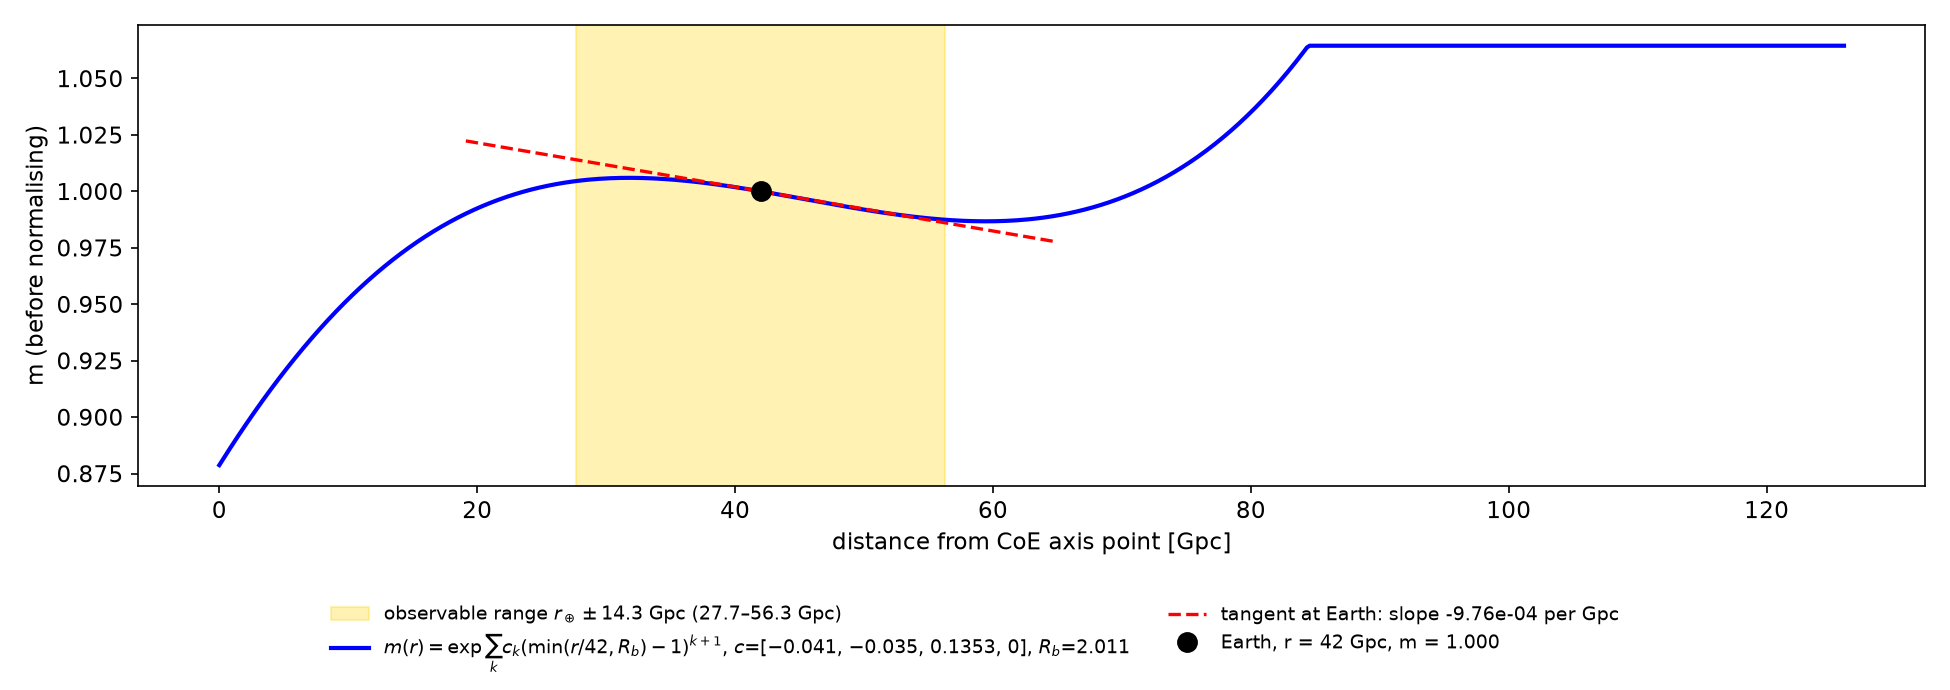

The Python source for this figure:
# AUTO-WRAP generator for d5_mod_pre_flat.png
"""d5_mod_pre_flat.png -- generating script (placed beside the PNG per the every-PNG-has-its-.py rule).

Provenance: chk/d5_mod_earth.py (uses /tmp/shp.py) reproduces this PNG byte-identically
Embedded source: /workspace/coepdf/chk/d5_mod_earth.py  (verbatim below, unmodified)
Run:  python3 d5_mod_pre_flat.py   -> writes d5_mod_pre_flat_regen.png beside this file (the original PNG is never overwritten).
The embedded code runs with cwd = /workspace/coepdf so its input files resolve; any other files it
tries to write are diverted to a scratch dir.
"""
import os, sys, builtins, tempfile
HERE = os.path.dirname(os.path.abspath(__file__))
OUT = os.path.join(HERE, 'd5_mod_pre_flat' + '_regen.png')
SRC_CWD = '/workspace/coepdf'
MATCH = ['d5_mod.png']       # basename(s) the source saves this figure under
SCRATCH = tempfile.mkdtemp(prefix='regen_d5_mod_pre_flat_')
import matplotlib; matplotlib.use('Agg')
import matplotlib.figure as _mf
_orig_open = builtins.open
def _divert(p):
    p = os.fspath(p)
    if os.path.abspath(p) == OUT: return p
    return os.path.join(SCRATCH, os.path.basename(p))
def _open(file, mode='r', *a, **k):
    if isinstance(file, (str, bytes, os.PathLike)) and any(c in mode for c in 'wax+'):
        file = _divert(file)
    return _orig_open(file, mode, *a, **k)
builtins.open = _open
_orig_save = _mf.Figure.savefig
def _savefig(self, fname, *a, **k):
    if isinstance(fname, (str, os.PathLike)):
        b = os.path.basename(os.fspath(fname))
        fname = OUT if b in MATCH else os.path.join(SCRATCH, b)
    return _orig_save(self, fname, *a, **k)
_mf.Figure.savefig = _savefig
try:
    from PIL import Image as _I
    _ois = _I.Image.save
    def _isave(self, fp, *a, **k):
        if isinstance(fp, (str, os.PathLike)):
            b = os.path.basename(os.fspath(fp)); fp = OUT if (b in MATCH or os.path.abspath(os.fspath(fp)) == OUT) else os.path.join(SCRATCH, b)
        return _ois(self, fp, *a, **k)
    _I.Image.save = _isave
except Exception: pass
os.chdir(SRC_CWD); sys.path.insert(0, SRC_CWD)
sys.argv = ['/workspace/coepdf/chk/d5_mod_earth.py'] + []

SOURCE = "import numpy as np,matplotlib;matplotlib.use('Agg');import matplotlib.pyplot as plt\nplt.rcParams.update({'font.size':11})\nexec(open('/tmp/shp.py').read())\nr0,dv=42.0,14.3005\nm=lambda r:shp(r/42)\ns=(m(r0+1e-3)-m(r0-1e-3))/2e-3\nfig,ax=plt.subplots(figsize=(13,4.6));r=np.linspace(0,126,600)\nax.axvspan(r0-dv,r0+dv,color='gold',alpha=0.3,label=f'observable range $r_\\\\oplus\\\\pm${dv:.1f} Gpc ({r0-dv:.1f}–{r0+dv:.1f} Gpc)')\nax.plot(r,m(r),'b',lw=2,label=r'$m(r)=\\exp\\sum_k c_k(\\min(r/42,R_b)-1)^{k+1}$, $c$=[−0.041, −0.035, 0.1353, 0], $R_b$=2.011')\nrt=np.linspace(r0-1.6*dv,r0+1.6*dv,10);ax.plot(rt,m(r0)+s*(rt-r0),'r--',lw=1.6,label=f'tangent at Earth: slope {s:.2e} per Gpc')\nax.plot(r0,m(r0),'ko',ms=9,label=f'Earth, r = {r0:.0f} Gpc, m = {m(r0):.3f}')\nax.set_xlabel('distance from CoE axis point [Gpc]');ax.set_ylabel('m (before normalising)');ax.set_facecolor('w')\nfig.legend(loc='lower center',ncol=2,frameon=False,fontsize=9);fig.tight_layout(rect=(0,0.16,1,1));fig.savefig('fig/d5_mod.png',dpi=150,facecolor='w')\nprint(s,m(r0),m(r0-dv),m(r0+dv))\n"
exec(compile(SOURCE, '/workspace/coepdf/chk/d5_mod_earth.py', 'exec'), {'__name__': '__main__', '__file__': '/workspace/coepdf/chk/d5_mod_earth.py'})
print('wrote', OUT if os.path.exists(OUT) else '(no matching figure produced)')
